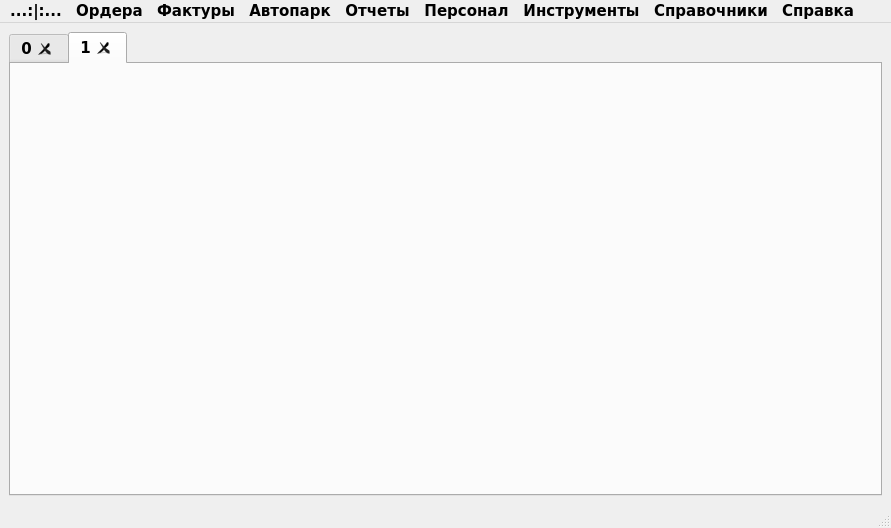
<?xml version="1.0" encoding="UTF-8"?>
<ui version="4.0">
 <class>MainWindow</class>
 <widget class="QMainWindow" name="MainWindow">
  <property name="geometry">
   <rect>
    <x>0</x>
    <y>0</y>
    <width>891</width>
    <height>528</height>
   </rect>
  </property>
  <property name="sizePolicy">
   <sizepolicy hsizetype="Preferred" vsizetype="Preferred">
    <horstretch>0</horstretch>
    <verstretch>0</verstretch>
   </sizepolicy>
  </property>
  <property name="font">
   <font>
    <family>Verdana</family>
    <pointsize>11</pointsize>
    <weight>75</weight>
    <bold>true</bold>
   </font>
  </property>
  <property name="windowTitle">
   <string/>
  </property>
  <widget class="QWidget" name="centralwidget">
   <layout class="QGridLayout" name="gridLayout">
    <item row="0" column="0">
     <widget class="MainWindowTabWidget" name="tabWidget">
      <property name="tabPosition">
       <enum>QTabWidget::North</enum>
      </property>
      <property name="tabShape">
       <enum>QTabWidget::Rounded</enum>
      </property>
      <property name="currentIndex">
       <number>1</number>
      </property>
      <property name="elideMode">
       <enum>Qt::ElideLeft</enum>
      </property>
      <property name="usesScrollButtons">
       <bool>true</bool>
      </property>
      <property name="documentMode">
       <bool>false</bool>
      </property>
      <property name="tabsClosable">
       <bool>true</bool>
      </property>
      <property name="movable">
       <bool>true</bool>
      </property>
      <property name="tabBarAutoHide">
       <bool>false</bool>
      </property>
      <widget class="QWidget" name="widget">
       <attribute name="title">
        <string>0</string>
       </attribute>
      </widget>
      <widget class="QWidget" name="widget1">
       <attribute name="title">
        <string>1</string>
       </attribute>
      </widget>
     </widget>
    </item>
   </layout>
  </widget>
  <widget class="QMenuBar" name="menubar">
   <property name="geometry">
    <rect>
     <x>0</x>
     <y>0</y>
     <width>891</width>
     <height>23</height>
    </rect>
   </property>
   <widget class="QMenu" name="menuFile">
    <property name="font">
     <font>
      <family>Verdana</family>
      <pointsize>9</pointsize>
      <weight>75</weight>
      <bold>true</bold>
     </font>
    </property>
    <property name="title">
     <string>...:|:...</string>
    </property>
    <addaction name="actionQuit"/>
   </widget>
   <widget class="QMenu" name="menuOrder">
    <property name="font">
     <font>
      <family>Verdana</family>
      <pointsize>9</pointsize>
      <weight>75</weight>
      <bold>true</bold>
     </font>
    </property>
    <property name="title">
     <string>Ордера</string>
    </property>
    <property name="separatorsCollapsible">
     <bool>false</bool>
    </property>
    <property name="toolTipsVisible">
     <bool>false</bool>
    </property>
    <addaction name="actionShowAllOrder"/>
   </widget>
   <widget class="QMenu" name="menuFactura">
    <property name="font">
     <font>
      <family>Verdana</family>
      <pointsize>9</pointsize>
      <weight>75</weight>
      <bold>true</bold>
     </font>
    </property>
    <property name="title">
     <string>Фактуры</string>
    </property>
    <addaction name="actionCreateFacture"/>
   </widget>
   <widget class="QMenu" name="menuCatalog">
    <property name="font">
     <font>
      <family>Verdana</family>
      <pointsize>9</pointsize>
      <weight>75</weight>
      <bold>true</bold>
     </font>
    </property>
    <property name="title">
     <string>Справочники</string>
    </property>
    <addaction name="actionCoursCountry"/>
    <addaction name="separator"/>
   </widget>
   <widget class="QMenu" name="menuAuto">
    <property name="font">
     <font>
      <family>Verdana</family>
      <pointsize>9</pointsize>
      <weight>75</weight>
      <bold>true</bold>
     </font>
    </property>
    <property name="title">
     <string>Автопарк</string>
    </property>
    <addaction name="actionViewAllAuto"/>
   </widget>
   <widget class="QMenu" name="menuReport">
    <property name="font">
     <font>
      <family>Verdana</family>
      <pointsize>9</pointsize>
      <weight>75</weight>
      <bold>true</bold>
     </font>
    </property>
    <property name="title">
     <string>Отчеты</string>
    </property>
   </widget>
   <widget class="QMenu" name="menu_8">
    <property name="font">
     <font>
      <family>Verdana</family>
      <pointsize>9</pointsize>
      <weight>75</weight>
      <bold>true</bold>
     </font>
    </property>
    <property name="title">
     <string>Справка</string>
    </property>
    <addaction name="actionAbout"/>
   </widget>
   <widget class="QMenu" name="menuTool">
    <property name="font">
     <font>
      <family>Verdana</family>
      <pointsize>9</pointsize>
      <weight>75</weight>
      <bold>true</bold>
     </font>
    </property>
    <property name="title">
     <string>Инструменты</string>
    </property>
    <addaction name="separator"/>
   </widget>
   <widget class="QMenu" name="menuPersonal">
    <property name="font">
     <font>
      <family>Verdana</family>
      <pointsize>9</pointsize>
      <weight>75</weight>
      <bold>true</bold>
     </font>
    </property>
    <property name="title">
     <string>Персонал</string>
    </property>
    <addaction name="separator"/>
    <addaction name="actionViewAllEmploee"/>
   </widget>
   <addaction name="menuFile"/>
   <addaction name="menuOrder"/>
   <addaction name="menuFactura"/>
   <addaction name="menuAuto"/>
   <addaction name="menuReport"/>
   <addaction name="menuPersonal"/>
   <addaction name="menuTool"/>
   <addaction name="menuCatalog"/>
   <addaction name="menu_8"/>
  </widget>
  <widget class="QStatusBar" name="statusbar"/>
  <action name="actionQuit">
   <property name="icon">
    <iconset resource="../source.qrc">
     <normaloff>:/img/filequit.png</normaloff>:/img/filequit.png</iconset>
   </property>
   <property name="text">
    <string>Выход</string>
   </property>
  </action>
  <action name="actionCreateOrder">
   <property name="icon">
    <iconset resource="../source.qrc">
     <normaloff>:/img/create_order24.png</normaloff>:/img/create_order24.png</iconset>
   </property>
   <property name="text">
    <string>Создать</string>
   </property>
  </action>
  <action name="actionShowAllOrder">
   <property name="icon">
    <iconset resource="../source.qrc">
     <normaloff>:/img/show_all24.png</normaloff>:/img/show_all24.png</iconset>
   </property>
   <property name="text">
    <string>Показать все</string>
   </property>
  </action>
  <action name="action_4">
   <property name="text">
    <string>Найти</string>
   </property>
  </action>
  <action name="actionCreateFacture">
   <property name="icon">
    <iconset resource="../source.qrc">
     <normaloff>:/img/create_order24.png</normaloff>:/img/create_order24.png</iconset>
   </property>
   <property name="text">
    <string>Создать</string>
   </property>
   <property name="toolTip">
    <string>Создать Фактуру</string>
   </property>
  </action>
  <action name="actionAbout">
   <property name="text">
    <string>О программе</string>
   </property>
   <property name="font">
    <font>
     <family>Verdana</family>
     <pointsize>9</pointsize>
     <weight>75</weight>
     <bold>true</bold>
    </font>
   </property>
  </action>
  <action name="actionCoursCountry">
   <property name="text">
    <string>Курсы валют</string>
   </property>
   <property name="font">
    <font>
     <family>Verdana</family>
     <pointsize>9</pointsize>
     <weight>75</weight>
     <bold>true</bold>
    </font>
   </property>
  </action>
  <action name="actionViewAllAuto">
   <property name="text">
    <string>Показать все авто</string>
   </property>
  </action>
  <action name="actionViewAllEmploee">
   <property name="text">
    <string>Показать всех сотрудников</string>
   </property>
   <property name="toolTip">
    <string>Показать всех сотрудников</string>
   </property>
  </action>
 </widget>
 <customwidgets>
  <customwidget>
   <class>MainWindowTabWidget</class>
   <extends>QTabWidget</extends>
   <header>mainwindowtabwidget.h</header>
   <container>1</container>
  </customwidget>
 </customwidgets>
 <resources>
  <include location="../source.qrc"/>
 </resources>
 <connections>
  <connection>
   <sender>actionQuit</sender>
   <signal>triggered()</signal>
   <receiver>MainWindow</receiver>
   <slot>close()</slot>
   <hints>
    <hint type="sourcelabel">
     <x>-1</x>
     <y>-1</y>
    </hint>
    <hint type="destinationlabel">
     <x>396</x>
     <y>284</y>
    </hint>
   </hints>
  </connection>
 </connections>
</ui>
